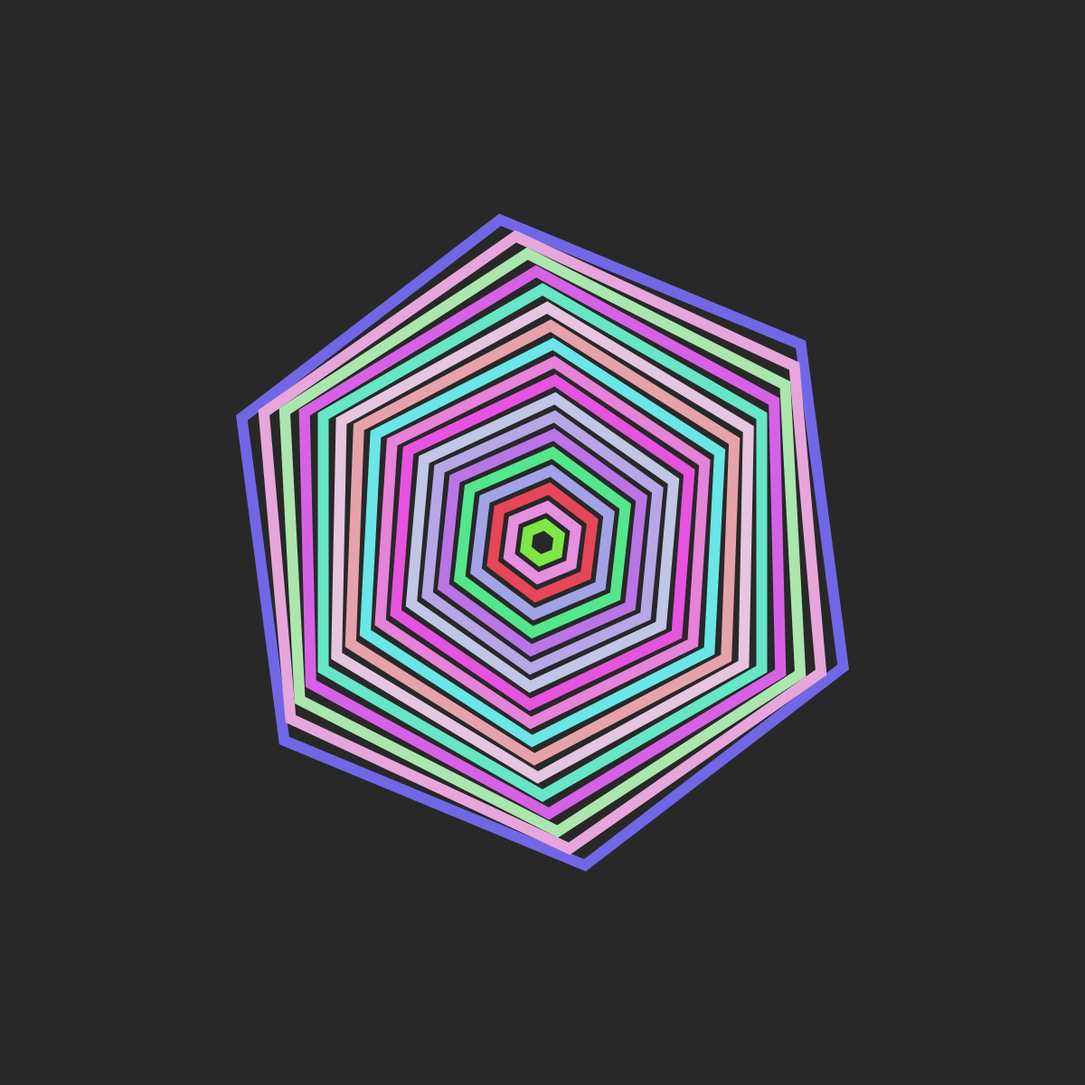
Frame 1 (no input)
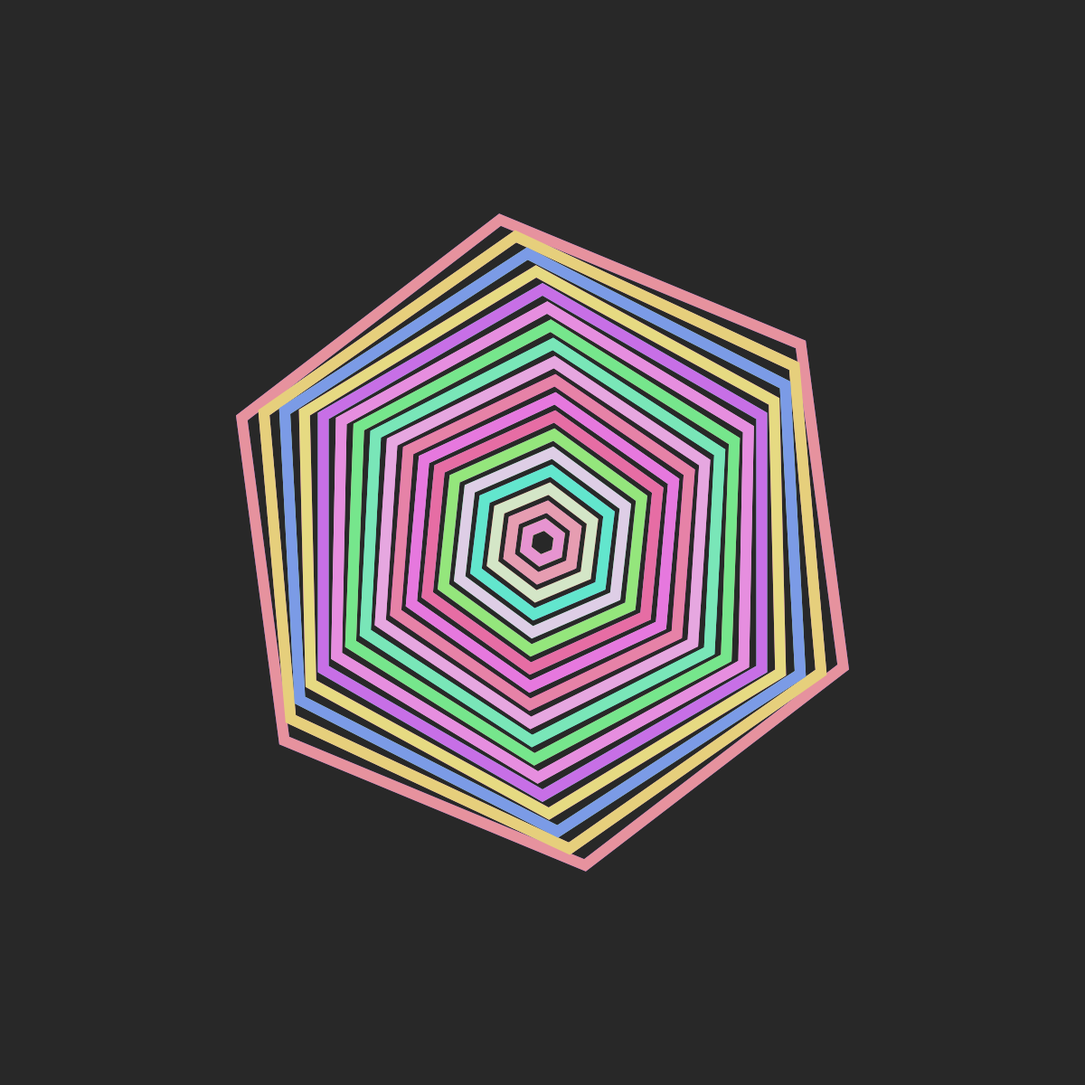
Frame 2 (the mouse pressed at the canvas centre, redrawn once)

The p5.js sketch that drew these frames (run headless with seeded random() and noise() and a simulated clock; the mouse was pressed at the canvas centre and the sketch redrawn once):

// p5.js sketch
// ── sketch.js
// const palette = [
//   ["#dfd6a7", "#f7ce5b", "#f7b05b", "#af9b46", "#1f1300"],
//   ["#4e598c", "#ffffff", "#f9c784", "#fcaf58", "#ff8c42"],
//   ["#e09f7d", "#ef5d60", "#ec4067", "#a01a7d", "#311847"],
//   ["#5603ad", "#8367c7", "#b3e9c7", "#c2f8cb", "#f0fff1"],
//   ["#fcde9c", "#ffa552", "#ba5624", "#381d2a", "#c4d6b0"],
//   ["#f5e3e0", "#e8b4bc", "#d282a6", "#6e4555", "#3a3238"],
//   ["#df2935", "#86ba90", "#f5f3bb", "#dfa06e", "#412722"],
//   ["#087e8b", "#ff5a5f", "#3c3c3c", "#f5f5f5", "#c1839f"],
//   ["#f7fff6", "#bcebcb", "#87d68d", "#93b48b", "#8491a3"],
//   ["#7a7a7a", "#ecf8f8", "#00171f", "#a5a29b", "#f7f3f2"],
// ]

let outsideRadius = 150;
let insideRadius = 100;


function setup() {
  // put setup code here
  createCanvas(1200, 1200);
  // colorMode(RGB, 255, 255, 255, 1)
  background(40);
  colorMode(HSB, 360, 100, 100, 100);
  noStroke();
  // frameRate(10)
  // rect(0, 0, width, height)
}

function draw() {
  // const colorPalette = palette[floor(random(0, palette.length - 1))]
  translate(width / 2, height / 2)

  // push()
  // fill(colorPalette[floor(random(0, 4))])
  // rotate(-TWO_PI / 4)
  // polygon(0, 0, 200, 5);
  // pop()

  // push();
  // fill(colorPalette[floor(random(0, 4))])
  // rotate(-TWO_PI / 4)
  // star(0, 0, 50, 70, 5);
  // pop();
  // push()
  // fill(colorPalette[floor(random(0, 4))])
  // polygon(0, 0, 220, 4);
  // pop()
  // let p = floor(random(3, 8))
  let p = 6
  for (let i = 0; i < 18; i++) {
    push()
    let c = color(random(random(0, 300), 360), random(10, 70), 90)
    noFill()
    rotate(-PI / (i + 8))
    strokeWeight(12)
    // strokeWeight(i)
    strokeCap(ROUND)
    stroke(c)
    rotate(PI / 4)
    polygon(0, 0, 360 - (i * 20), p);
    pop()
  }

  // push()
  // fill(colorPalette[floor(random(0, 4))])
  // polygon(0, 0, 150, 4);
  // pop()
  // fill(colorPalette[floor(random(0, 4))])
  // rotate(-PI / 2)
  // polygon(200, 0, 220, 3);
  // circle(0, 0, 300)
  // fill(colorPalette[floor(random(0, 4))])
  // circle(0, 0, 150)

  noLoop()
}

function polygon(x, y, radius, npoints) {
  let angle = TWO_PI / npoints;
  beginShape();
  for (let a = 0; a < TWO_PI; a += angle) {
    let sx = x + cos(a) * radius;
    let sy = y + sin(a) * radius;
    vertex(sx, sy);
  }
  endShape(CLOSE);
}

function star(x, y, radius1, radius2, npoints) {
  let angle = TWO_PI / npoints;
  let halfAngle = angle / 2.0;
  beginShape();
  for (let a = 0; a < TWO_PI; a += angle) {
    let sx = x + cos(a) * radius2;
    let sy = y + sin(a) * radius2;
    vertex(sx, sy);
    sx = x + cos(a + halfAngle) * radius1;
    sy = y + sin(a + halfAngle) * radius1;
    vertex(sx, sy);
  }
  endShape(CLOSE);
}

function edgeStar() {
  let numPoints = int(20);
  let angle = 0;
  let angleStep = 180.0 / numPoints;
  fill(colorPalette[floor(random(0, 4))])

  strokeWeight(0.1);
  stroke(colorPalette[floor(random(0, 4))]);
  beginShape();
  for (let i = 0; i <= numPoints; i++) {
    let px = cos(radians(angle)) * outsideRadius;
    let py = sin(radians(angle)) * outsideRadius;
    angle += angleStep;
    vertex(px, py);
    px = cos(radians(angle)) * insideRadius;
    py = sin(radians(angle)) * insideRadius;
    vertex(px, py);
    angle += angleStep;
  }
  endShape();
}
